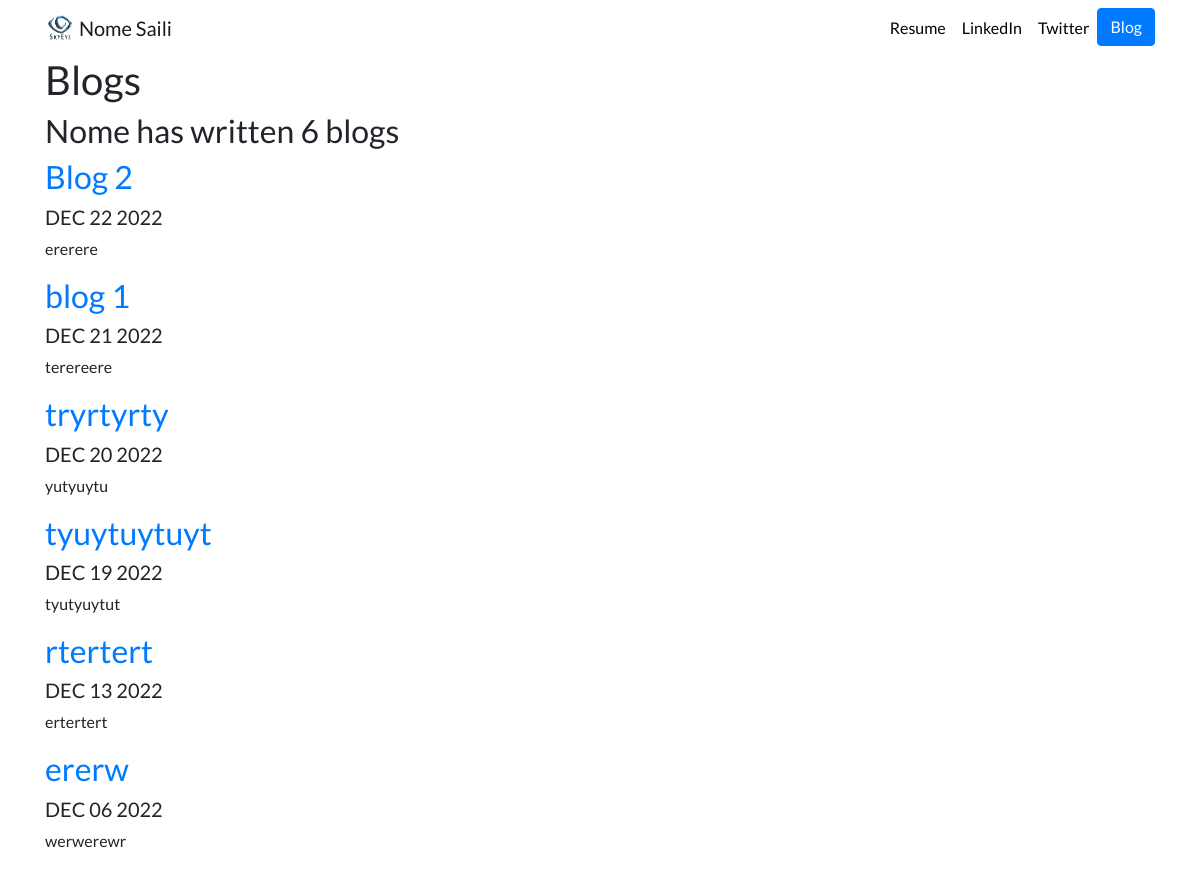
The page /blog/ on the database as committed earlier.
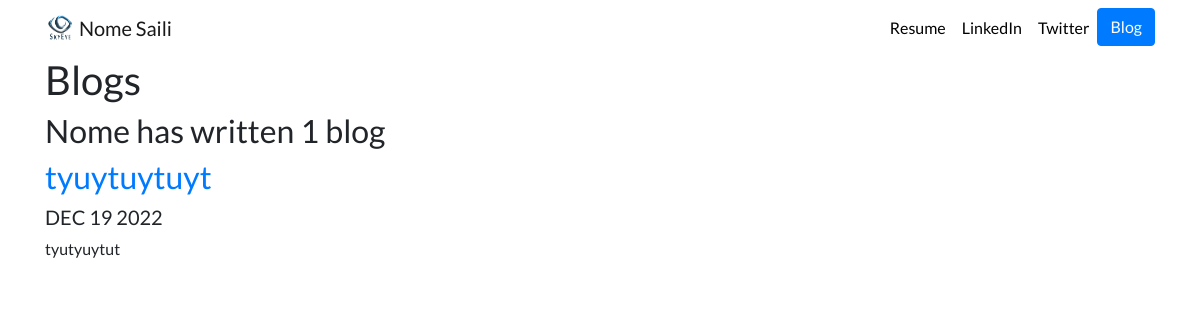
The same page on the database as committed later.
### blog/models.py (models this page shows, shortened)
class Blog (models.Model):
    title = models.CharField(max_length=200)
    description = models.TextField()
    date = models.DateField()

### blog/views.py (the view)
# urls.py: path('', views.all_blogs, name ='all_blogs'),
def all_blogs(request):
    blogs = Blog.objects.order_by('-date') #instantiate project data into variable projects
    return render(request, 'blog/all_blogs.html', {'blogs':blogs})

### blog/templates/blog/all_blogs.html
{% extends 'portfolio/base.html' %}
{% block content %}
<h1> Blogs</h1>
<h2> Nome has written {{blogs.count}} blog{{blogs.count|pluralize}}</h2>
{% for blog in blogs %}
<a href="{% url 'blog:detail' blog.id %}">
<h2>{{blog.title}}</h2></a>
<h5>{{blog.date|date:'M d Y'|upper}}</h5>
<p>{{blog.description|truncatechars:100}}</p>
{% endfor %}
{% endblock %}

Rows that differ between the two databases and show on the page:
removed Blog: title "Blog 2", date "DEC 22 2022", description "ererere"
removed Blog: title "blog 1", date "DEC 21 2022", description "terereere"
removed Blog: title "tryrtyrty", date "DEC 20 2022", description "yutyuytu"
removed Blog: title "rtertert", date "DEC 13 2022", description "ertertert"
removed Blog: title "ererw", date "DEC 06 2022", description "werwerewr"
Other text that changed with them:
{{ blogs.count }}: "6" → "1"
